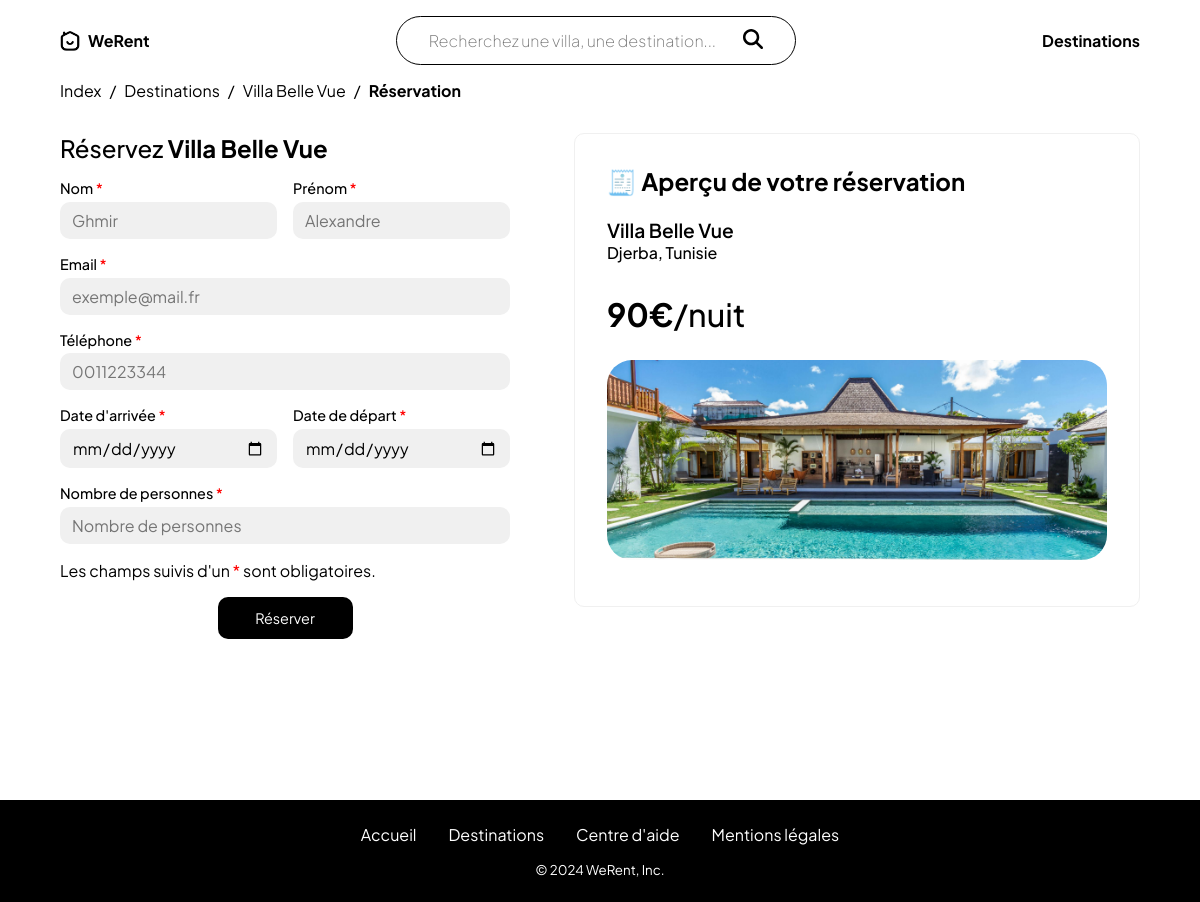
Before: /reservation.php?id=2 with the older database file.
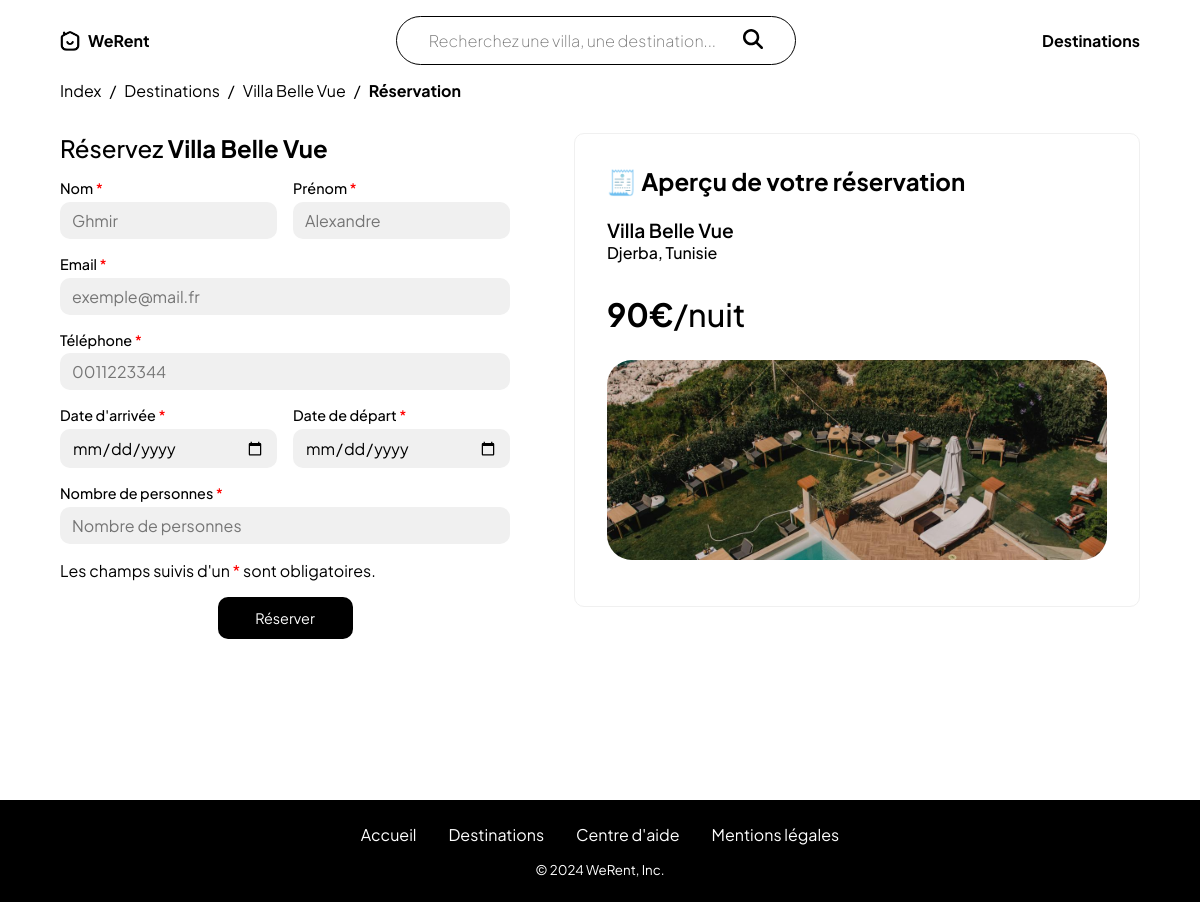
After: the same page with the newer database file.
### tables this page shows
CREATE TABLE IF NOT EXISTS `logements` (
  `logementID` int NOT NULL AUTO_INCREMENT,
  `nom_logement` varchar(255) NOT NULL,
  `type` varchar(50) NOT NULL,
  `description` text NOT NULL,
  `image` text NOT NULL,
  `prix_par_nuit` decimal(10,0) NOT NULL,
  `capacite` int NOT NULL,
  `wifi` tinyint(1) NOT NULL,
  `vue` tinyint(1) NOT NULL,
  `montagne` tinyint(1) NOT NULL,
  `lacs` tinyint(1) NOT NULL,
  `mer` tinyint(1) NOT NULL,
  `animaux` tinyint(1) NOT NULL,
  `baignoire` tinyint(1) NOT NULL,
  `cuisine` tinyint(1) NOT NULL,
  `coord` varchar(255) NOT NULL,
  `destinationextID` int NOT NULL,
  PRIMARY KEY (`logementID`)
);

CREATE TABLE IF NOT EXISTS `destinations` (
  `destinationID` int NOT NULL AUTO_INCREMENT,
  `nom_destination` varchar(255) NOT NULL,
  `pays` varchar(255) NOT NULL,
  `continent` enum('Amérique du Sud','Amérique du Nord','Europe','Asie','Afrique','Océanie') NOT NULL,
  PRIMARY KEY (`destinationID`)
);

### reservation.php (the view, shortened to what this page needs)
<?php
include ("includes/connexion.php");
if (isset($_GET['id']) && !empty($_GET['id'])) {
    $requete = "SELECT * FROM logements INNER JOIN destinations ON logements.destinationextID = destinations.destinationID WHERE logementID = " . $_GET['id'];
    $stmt = $db->query($requete);
    $resultat = $stmt->fetchall(PDO::FETCH_ASSOC);
} else {
    header('Location: 404.php');
}
?>
<!DOCTYPE html>
<html lang="fr">
<head>
    <link rel="stylesheet" href="css/style.css">
</head>
<body>
    <?php include ('includes/navigation.php'); ?>
    <div class="reservation-container">
        <div class="fil-ariane">
            <a href="index.php">Index</a><span>/</span><a class="color-blue"
                href="destinations.php">Destinations</a><span>/</span><?php foreach ($resultat as $logement) {
                    echo "<a class='color-blue' href='location.php?id={$_GET['id']}'>{$logement['nom_logement']} </a> ";
                } ?><span>/</span><span><b>Réservation</b></span>
        </div>
        <div class="reservation-wrapper">
            <form id="reservationForm" action="" method="post">
                <?php foreach ($resultat as $logement) {
                    echo "<h3>Réservez <b>{$logement['nom_logement']}</b></h3>";
                } ?>
                <div class="twoinput">
                    <div class="input-form">
                        <label>Nom <span style="color:red">*</span></label>
                        <input required type="text" name="nom" id="nom" placeholder="Ghmir">
                    </div>
                    <div class="input-form">
                        <label>Prénom <span style="color:red">*</span></label>
                        <input required type="text" name="prenom" id="prenom" placeholder="Alexandre">
                    </div>
                </div>
                <div class="input-form">
                    <label>Email <span style="color:red">*</span></label>
                    <input required type="email" name="email" id="email" placeholder="exemple@mail.fr">
                </div>
                <div class="input-form">
                    <label>Téléphone <span style="color:red">*</span></label>
                    <input required type="tel" maxlength="10" name="tel" id="tel" placeholder="0011223344"
                        pattern="[0-9]{10}">
                </div>
                <div class="twoinput">
                    <div class="input-form">
                        <label>Date d'arrivée <span style="color:red">*</span></label>
                        <input required type="date" name="date_debut" id="date_debut" placeholder="Date d'arrivée">
                    </div>
                    <div class="input-form">
                        <label>Date de départ <span style="color:red">*</span></label>
                        <input required type="date" name="date_fin" id="date_fin" placeholder="Date de départ">
                    </div>
                </div>
                <div class="input-form">
                    <label>Nombre de personnes <span style="color:red">*</span></label>
                    <input required type="number" min="1" max="12" name="nb_personnes" id="nb_personnes"
                        placeholder="Nombre de personnes">
                </div>
                <div class="warning">
                    <p>Les champs suivis d'un <span style="color:red">*</span> sont obligatoires.</p>
                </div>
                <input type="submit" value="Réserver">
            </form>
            <div class="apercu">
                <div class="apercu-reservation">
                    <h3>🧾 Aperçu de votre réservation</h3>
                    <br>
                    <?php foreach ($resultat as $logement) {
                        echo "<h4>{$logement['nom_logement']}</h4>";
                        echo "<h5>{$logement['nom_destination']}, {$logement['pays']}</h5><br>";
                        echo "<h2><strong>{$logement['prix_par_nuit']}€</strong><span>/nuit</span></h2>";
                    } ?>
                </div>
                <?php foreach ($resultat as $row) {
                    $images = explode('+', $row['image']);
                    $image_url = $images[0];
                    echo "<div class='apercu-img' style='background-image: url(\"./img/{$image_url}\");'></div>";
                } ?>
            </div>
        </div>
    </div>
    <?php include ('includes/footer.php'); ?>
</body>
</html>

Changed rows visible on the page:
changed logements "Villa Belle Vue": image: picture removed, a placeholder shows
